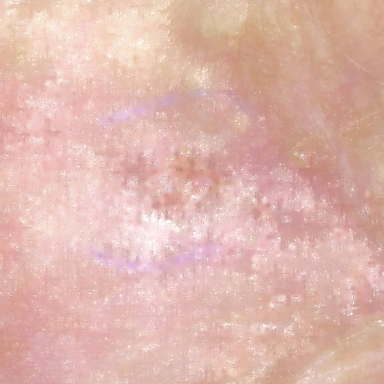
#> input picture util/our code/hairRemoval/removed_1001.png, 384 x 384 px, given as the content of the folder data, which was not available
$ python mergingcode.py
#> lines starting #> are read from the running program, lines starting #| are printed output that depends on the picture; after the words box and inside, x2 and y2 are one past the last pixel; in counts of white or black regions, pixels touching at a corner belong together; pictures that were not available may be replaced by others from this repository, and a replacement may not be noted
### functions.py
import random
import os
import cv2

class ImageDataLoader:
    def __init__(self, directory, image_size=(224, 224)):
        self.directory = directory
        self.image_size = image_size
        self.image_paths = self._get_image_paths()

    def _get_image_paths(self):

        valid_extensions = ['.jpg', '.jpeg', '.png', '.bmp']
        image_paths = []

        for filename in os.listdir(self.directory):
            full_path = os.path.join(self.directory, filename)


        # Check if the file is an image
            if any(filename.lower().endswith(ext) for ext in valid_extensions):
                image_paths.append(full_path)


        return image_paths

def readImageFile(file_path):
    # read image as an 8-bit array
#> called with file_path = 'data/removed_1001.png'
    img_bgr = cv2.imread(file_path)
#> img_bgr is the input picture: shape (384, 384, 3); mean B, G, R 172.8, 182.5, 223.5

    # convert to RGB
    img_rgb = cv2.cvtColor(img_bgr, cv2.COLOR_BGR2RGB)

    # convert the original image to grayscale
    img_gray = cv2.cvtColor(img_rgb, cv2.COLOR_RGB2GRAY)
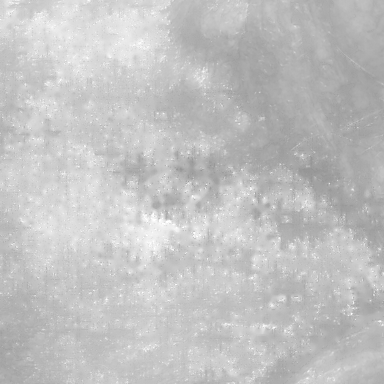
#> img_gray: shape (384, 384); min 147, max 255, mean 193.6

    return img_rgb, img_gray


def saveImageFile(img_rgb, file_path):
    try:
        # convert BGR
        img_bgr = cv2.cvtColor(img_rgb, cv2.COLOR_RGB2BGR)

        # save the image
        success = cv2.imwrite(file_path, img_bgr)
        if not success:
            print(f"Failed to save the image to {file_path}")
        return success

    except Exception as e:
        print(f"Error saving the image: {e}")
        return False

def removeHair(img_org, img_gray, kernel_size=25, threshold=10, radius=3):
    # kernel for the morphological filtering
#> called with kernel_size = 25, threshold = 10, radius = 3
    kernel = cv2.getStructuringElement(cv2.MORPH_CROSS, (kernel_size, kernel_size))

    # perform the blackHat filtering on the grayscale image to find the hair countours
    blackhat = cv2.morphologyEx(img_gray, cv2.MORPH_BLACKHAT, kernel)
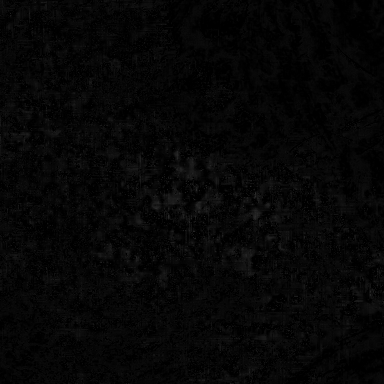
#> blackhat: shape (384, 384); min 0, max 45, mean 5.9

    # intensify the hair countours in preparation for the inpainting algorithm
    _, thresh = cv2.threshold(blackhat, threshold, 255, cv2.THRESH_BINARY)
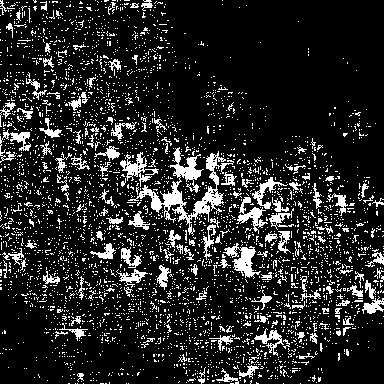
#> thresh: shape (384, 384); 14.8% white in thin lines or dots

    # inpaint the original image depending on the mask
    img_out = cv2.inpaint(img_org, thresh, radius, cv2.INPAINT_TELEA)

    return blackhat, thresh, img_out

### mergingcode.py
import functions as fun
import cv2
from PIL import Image
import os

# Get paths and save in some list
imagePaths = fun.ImageDataLoader("data")._get_image_paths()

# Create output directory if it doesn't exist
output_dir = "mergedImages"
if not os.path.exists(output_dir):
    os.makedirs(output_dir)

# Loop through original images, remove hair, save, and merge with processed images
for i in range(len(imagePaths)):
    # Read and process the original image
    rgb, grey = fun.readImageFile(imagePaths[i])
    _, _, img = fun.removeHair(rgb, grey)
    fun.saveImageFile(img, f"hairRemoval/removed_{917 + i}.png")

    # Paths to the original and processed images
    original_img_path = imagePaths[i]
    processed_img_path = f"hairRemoval/removed_{917 + i}.png"

    # Open the original and processed images using Pillow
    original_img = Image.open(original_img_path)
    processed_img = Image.open(processed_img_path)

    # Get the dimensions of each image (assuming they have the same height)
    width1, height1 = original_img.size
#> width1 = 384; height1 = 384
    width2, height2 = processed_img.size
#> width2 = 384; height2 = 384

    # Create a new image with the combined width and maximum height
    combined_image = Image.new('RGB', (width1 + width2, max(height1, height2)))
#> combined_image: PIL image 768x384 RGB; every value is 0

    # Paste the images side by side
    combined_image.paste(original_img, (0, 0))
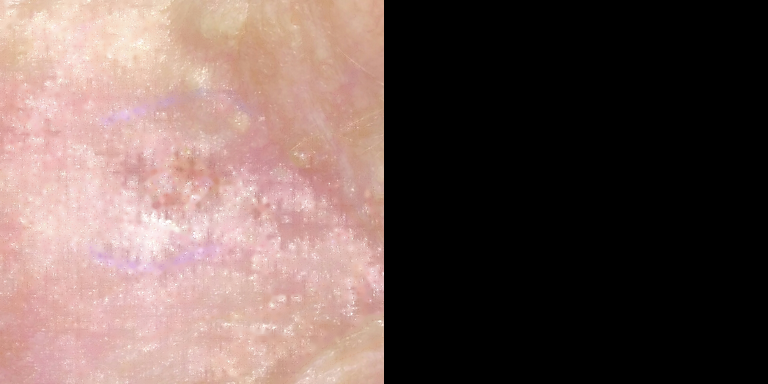
#> combined_image: PIL image 768x384 RGB; mean R, G, B 111.8, 91.2, 86.4
    combined_image.paste(processed_img, (width1, 0))
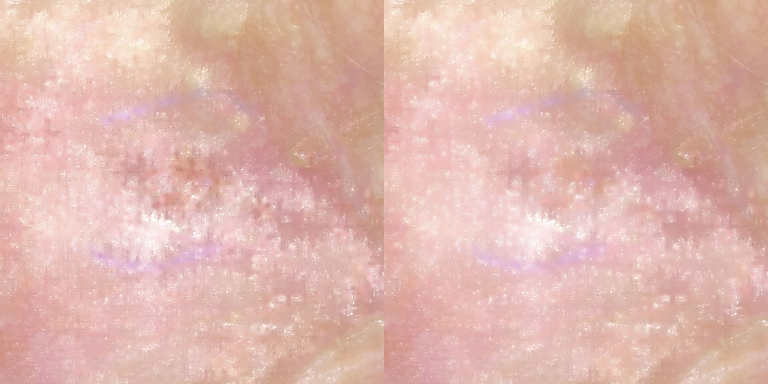
#> combined_image: PIL image 768x384 RGB; mean R, G, B 224, 183.1, 173.5

    # Save the combined image
    combined_image.save(f"{output_dir}/merged_{917 + i}.png")

$ run again, on util/our code/hairRemoval/removed_1007.png
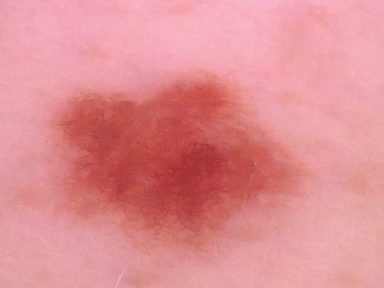
#> input picture util/our code/hairRemoval/removed_1007.png, 384 x 288 px, given as the content of the folder data, which was not available
#> in readImageFile, img_bgr is the input picture: shape (288, 384, 3); mean B, G, R 146.5, 142.2, 224.4
#> in removeHair, `_, thresh = cv2.threshold(blackhat, threshold, 255, cv2.THRESH_BINARY)`:
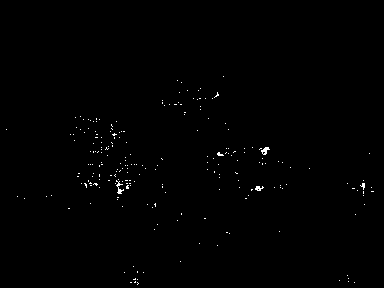
#> thresh: shape (288, 384); 0.43% white in thin lines or dots, all inside (x1, y1, x2, y2) = (6, 76, 374, 285)
#> `combined_image.paste(processed_img, (width1, 0))`:
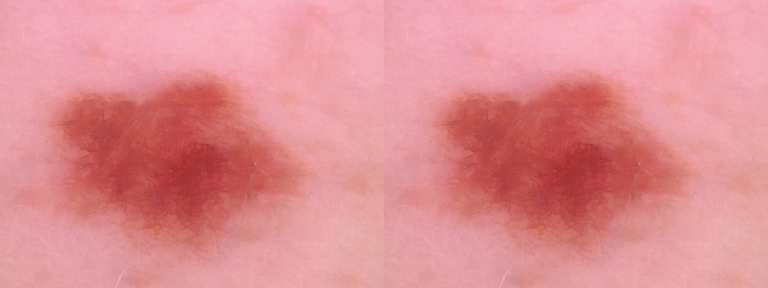
#> combined_image: PIL image 768x288 RGB; mean R, G, B 224.4, 142.2, 146.5

$ run again, on util/our code/hairRemoval/removed_1008.png
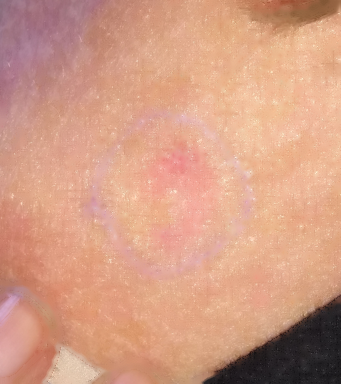
#> input picture util/our code/hairRemoval/removed_1008.png, 341 x 384 px, given as the content of the folder data, which was not available
#> in readImageFile, img_bgr is the input picture: shape (384, 341, 3); mean B, G, R 132.5, 156.6, 210.8
#> in removeHair, `_, thresh = cv2.threshold(blackhat, threshold, 255, cv2.THRESH_BINARY)`:
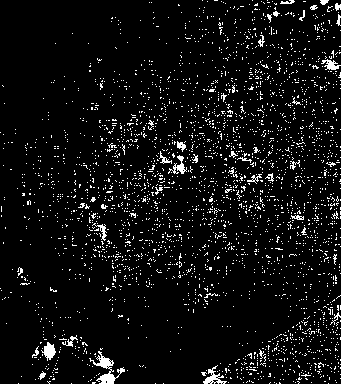
#> thresh: shape (384, 341); 6.1% white in thin lines or dots
#> `combined_image.paste(processed_img, (width1, 0))`:
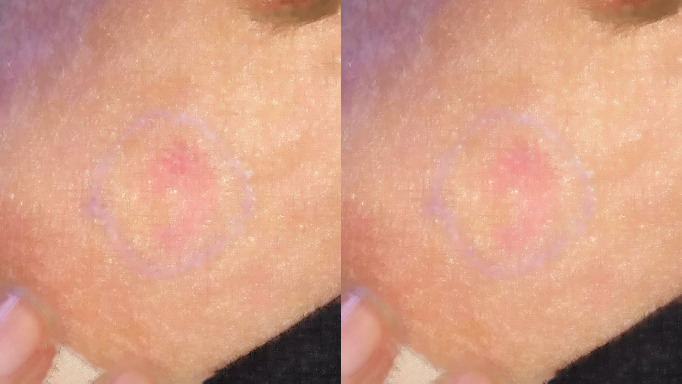
#> combined_image: PIL image 682x384 RGB; mean R, G, B 211, 156.8, 132.8

$ run again, on util/our code/hairRemoval/removed_1012.png
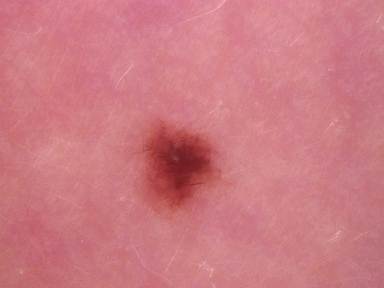
#> input picture util/our code/hairRemoval/removed_1012.png, 384 x 288 px, given as the content of the folder data, which was not available
#> in readImageFile, img_bgr is the input picture: shape (288, 384, 3); mean B, G, R 130.4, 122, 204.5
#> in removeHair, `_, thresh = cv2.threshold(blackhat, threshold, 255, cv2.THRESH_BINARY)`:
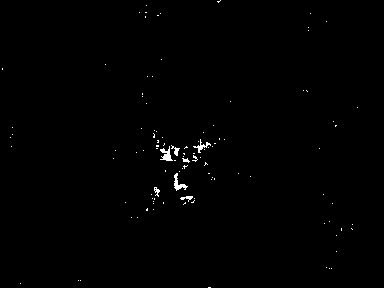
#> thresh: shape (288, 384); 0.52% white in thin lines or dots
#> `combined_image.paste(processed_img, (width1, 0))`:
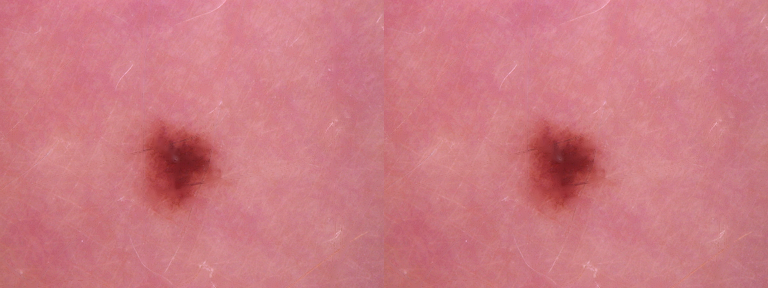
#> combined_image: PIL image 768x288 RGB; mean R, G, B 204.5, 122, 130.4
